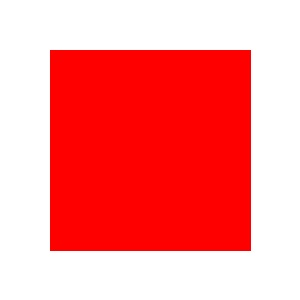
#> input picture data/sample.jpg, 300 x 300 px, found by its file name
$ python afterimage.py
#> lines starting #> are read from the running program, lines starting #| are printed output that depends on the picture
import sys

try:
    import numpy as np
    import cv2
    import matplotlib.pyplot as plt
except ModuleNotFoundError as e:
    print(f"Error: {e}. Please ensure all dependencies are installed.")
    sys.exit(1)


def load_image(image_path):
    """Loads an image and converts it to RGB."""
#> called with image_path = 'data/sample.jpg'
    img = cv2.imread(image_path)
#> img is the input picture: shape (300, 300, 3); mean B, G, R 140.6, 140.6, 253.9
    if img is None:
        raise FileNotFoundError(f"Image not found at path: {image_path}")
    img = cv2.cvtColor(img, cv2.COLOR_BGR2RGB)
    return img


def apply_afterimage_effect(image, decay_factor=0.8):
    """Applies a simple afterimage effect using opponent color processing and decay."""
#> called with decay_factor = 0.8

    # Ensure image is a NumPy array
    if not isinstance(image, np.ndarray):
        raise TypeError("Input image must be a NumPy array")

    # Convert to float for processing
    img_float = image.astype(np.float32) / 255.0

    # Opponent color processing (inverting colors as a basic afterimage effect)
    afterimage = 1.0 - img_float  # Simple inversion for demonstration
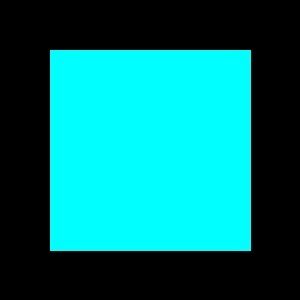
#> afterimage: shape (300, 300, 3) float32; mean R, G, B 0.00425, 0.449, 0.449

    # Apply decay factor (simulating gradual fading)
    afterimage *= decay_factor
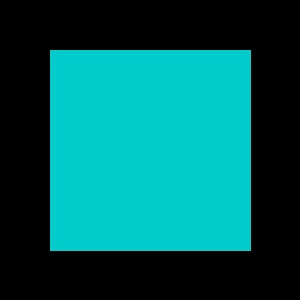
#> afterimage: shape (300, 300, 3) float32; mean R, G, B 0.0034, 0.359, 0.359

    # Clip values to stay within valid range
    afterimage = np.clip(afterimage, 0, 1)

    # Convert back to uint8
    afterimage = (afterimage * 255).astype(np.uint8)

    return afterimage


def display_images(original, afterimage):
    """Displays the original and afterimage side by side."""
    fig, ax = plt.subplots(1, 2, figsize=(10, 5))
    ax[0].imshow(original)
    ax[0].set_title("Original Image")
    ax[0].axis("off")

    ax[1].imshow(afterimage)
    ax[1].set_title("Afterimage Effect")
    ax[1].axis("off")

    plt.show()
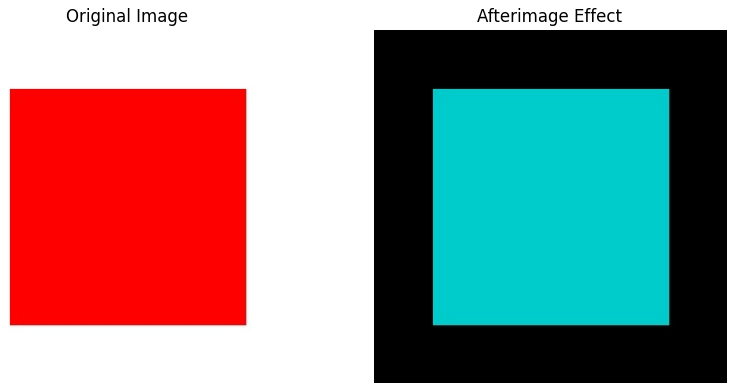
#> figure drawn by matplotlib, 2 panels


if __name__ == "__main__":
    try:
        # Load a sample image
        image_path = "data/sample.jpg"  # Replace with an actual image path
        img = load_image(image_path)

        # Apply afterimage effect
        afterimage = apply_afterimage_effect(img)

        # Display the results
        display_images(img, afterimage)
    except Exception as e:
        print(f"An error occurred : {e}")
        sys.exit(1)
